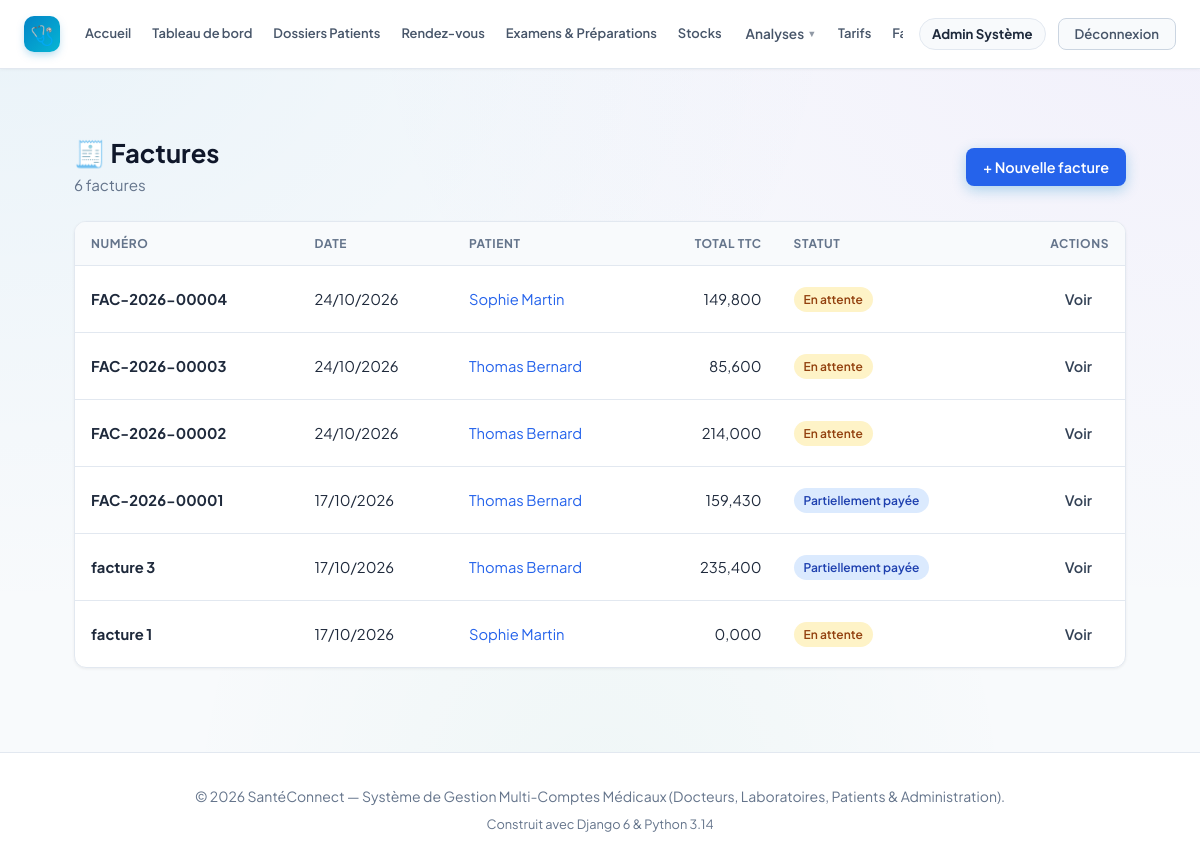
The page /billing/factures/ (signed in) on the database as committed earlier.
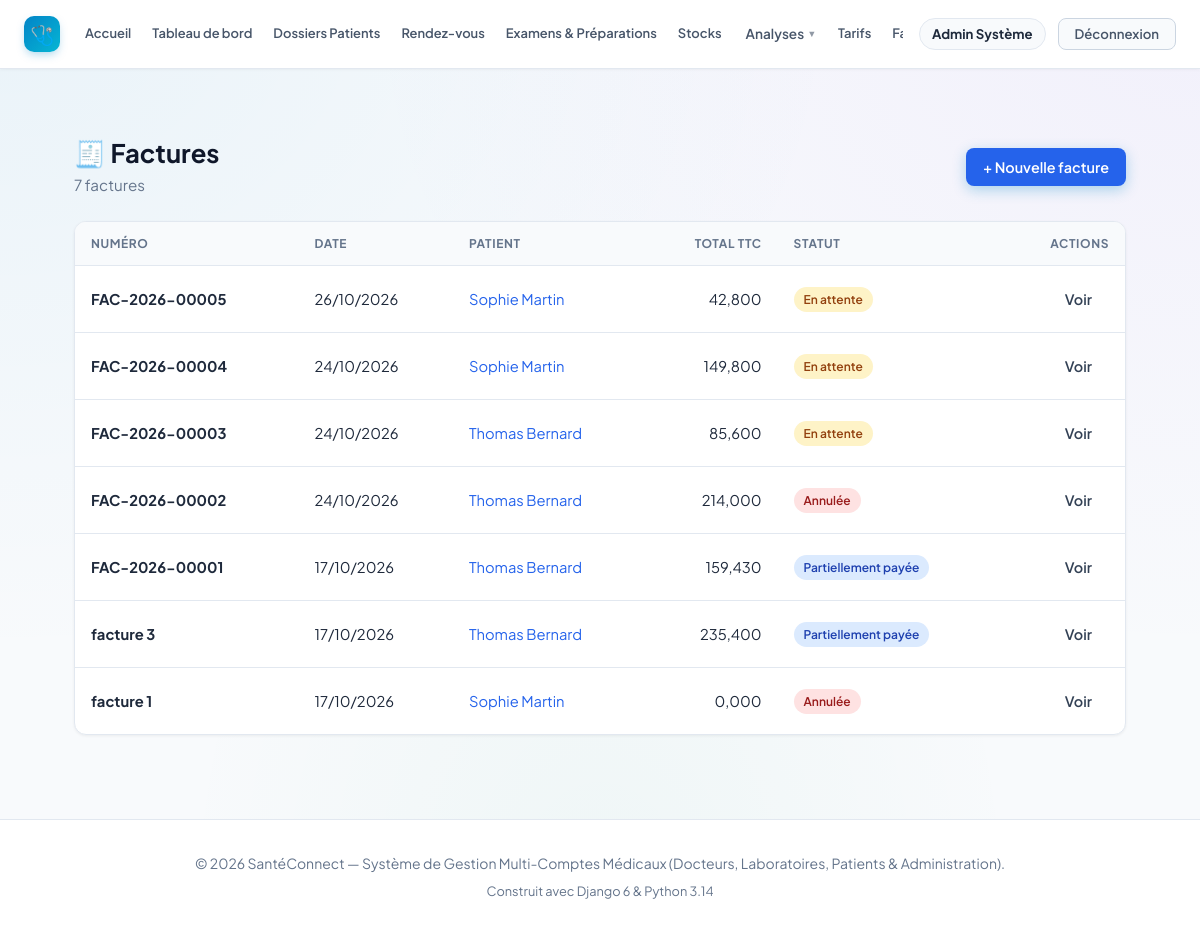
The same page on the database as committed later.
### billing/models.py (models this page shows, shortened)
class Facture(models.Model):
    class Statut(models.TextChoices):
        EN_ATTENTE = 'EN_ATTENTE', 'En attente'
        PARTIELLE = 'PARTIELLE', 'Partiellement payée'
        PAYEE = 'PAYEE', 'Payée'
        ANNULEE = 'ANNULEE', 'Annulée'
    numero = models.CharField("Numéro", max_length=20, unique=True, blank=True)
    patient = models.ForeignKey(settings.AUTH_USER_MODEL, on_delete=models.PROTECT,
                                related_name='factures_patient',
                                limit_choices_to={'role': 'PATIENT'})
    medecin = models.ForeignKey(settings.AUTH_USER_MODEL, on_delete=models.PROTECT,
                                related_name='factures_medecin', null=True, blank=True,
                                limit_choices_to={'role': 'DOCTEUR'})
    date_emission = models.DateField("Date d'émission", auto_now_add=True)
    statut = models.CharField("Statut", max_length=20,
                              choices=Statut.choices, default=Statut.EN_ATTENTE)
    remise = models.DecimalField("Remise", max_digits=12, decimal_places=3, default=0)
    tva = models.DecimalField("TVA (%)", max_digits=5, decimal_places=2, default=0)
    class Meta:
        ordering = ['-date_emission', '-id']
    @property
    def sous_total(self):
        return sum((l.total for l in self.lignes.all()), Decimal('0'))
    @property
    def total_ht(self):
        return max(self.sous_total - self.remise, Decimal('0'))
    @property
    def montant_tva(self):
        return (self.total_ht * self.tva / Decimal('100')).quantize(Decimal('0.001'))
    @property
    def total_ttc(self):
        return self.total_ht + self.montant_tva

class LigneFacture(models.Model):
    facture = models.ForeignKey(Facture, on_delete=models.CASCADE, related_name='lignes')
    tarif = models.ForeignKey(Tarif, on_delete=models.SET_NULL, null=True, blank=True)
    description = models.CharField("Description", max_length=200)
    reference = models.CharField("Référence", max_length=50, blank=True)
    quantite = models.PositiveIntegerField("Quantité", default=1)
    prix_unitaire = models.DecimalField("Prix unitaire", max_digits=12, decimal_places=3)
    @property
    def total(self):
        return self.quantite * self.prix_unitaire

### accounts/models.py (models this page shows, shortened)
class User(AbstractUser):
    class Role(models.TextChoices):
        ADMIN = 'ADMIN', 'Administrateur'
        DOCTEUR = 'DOCTEUR', 'Médecin'
        LABORATOIRE = 'LABORATOIRE', 'Laborantin'
        PATIENT = 'PATIENT', 'Patient'
    role = models.CharField(
        max_length=20,
        choices=Role.choices,
        default=Role.PATIENT,
        verbose_name="Rôle utilisateur"
    )
    phone = models.CharField(max_length=25, blank=True, null=True, verbose_name="Téléphone")
    address = models.CharField(max_length=255, blank=True, null=True, verbose_name="Adresse")
    city = models.CharField(max_length=100, blank=True, null=True, verbose_name="Ville")
    is_verified = models.BooleanField(
        default=False,
        verbose_name="Compte certifié / validé",
        help_text="Coché par l'administrateur pour valider l'activité d'un docteur ou laboratoire."
    )
    objects = CustomUserManager()
    class Meta:
        verbose_name = "Utilisateur"
        verbose_name_plural = "Tous les Utilisateurs"
    @property
    def is_laboratory(self):
        return self.role == self.Role.LABORATOIRE
    @property
    def is_patient(self):
        return self.role == self.Role.PATIENT
    @property
    def is_admin_user(self):
        return self.role == self.Role.ADMIN or self.is_superuser

### billing/views.py (the view)
# urls.py: path('factures/', views.facture_list, name='facture_list'),
@billing_access_required
def facture_list(request):
    factures = factures_visibles(request.user)
    return render(request, 'billing/facture_list.html', {'factures': factures})

### billing/permissions.py (called while the page is built)
def role_required(test):
    def decorator(view):
        @wraps(view)
        def wrapper(request, *args, **kwargs):
            if not request.user.is_authenticated:
                return redirect_to_login(request.get_full_path())
            if not test(request.user):
                raise PermissionDenied
            return view(request, *args, **kwargs)
        return wrapper
    return decorator

def _is_billing_staff(u):
    return u.is_admin_user or (u.is_doctor and u.is_verified)

def _can_see_billing(u):
    return _is_billing_staff(u) or u.is_patient

def factures_visibles(user):
    from .models import Facture
    qs = Facture.objects.select_related('patient', 'medecin')
    if user.is_admin_user:
        return qs
    if user.is_doctor and user.is_verified:
        return qs.filter(medecin=user)
    if user.is_patient:
        return qs.filter(patient=user)
    return qs.none()

### billing/templates/billing/facture_list.html (shortened to what this page needs)
{% extends 'base.html' %}
{% load static %}
{% block content %}
<link rel="stylesheet" href="{% static 'billing/billing.css' %}">
<div class="container billing-page">
    <div class="page-header">
        <div>
            <h1>🧾 Factures</h1>
            <p>{{ factures|length }} facture{{ factures|length|pluralize }}</p>
        </div>
        {% if user.is_admin_user or user.is_doctor %}
<a href="{% url 'facture_create' %}" class="btn btn-primary">+ Nouvelle facture</a>
        {% endif %}
    </div>
    <div class="card">
        <div class="table-wrap">
            <table>
                <thead>
                    <tr>
                        <th>Numéro</th><th>Date</th><th>Patient</th>
                        <th class="text-right">Total TTC</th><th>Statut</th>
                        <th class="text-right">Actions</th>
                    </tr>
                </thead>
                <tbody>
                    {% for f in factures %}
                    <tr>
                        <td><strong>{{ f.numero }}</strong></td>
                        <td>{{ f.date_emission|date:"d/m/Y" }}</td>
                        <td>{% if user.is_admin_user or user.is_doctor %}<a href="{% url 'patient_historique' f.patient.pk %}">{{ f.patient.get_full_name|default:f.patient.username }}</a>{% else %}{{ f.patient.get_full_name|default:f.patient.username }}{% endif %}</td>
                        <td class="text-right">{{ f.total_ttc|floatformat:3 }}</td>
                        <td><span class="badge badge-{{ f.statut|lower }}">{{ f.get_statut_display }}</span></td>
                        <td><div class="actions">
                            <a href="{% url 'facture_detail' f.pk %}" class="btn btn-light btn-sm">Voir</a>
                        </div></td>
                    </tr>
                    {% empty %}
                    <tr><td colspan="6" class="empty">Aucune facture pour le moment.</td></tr>
                    {% endfor %}
                </tbody>
            </table>
        </div>
    </div>
</div>
{% endblock %}

Rows that differ between the two databases and show on the page:
added Facture: numero "FAC-2026-00005", date_emission "26/10/2026", patient.get_full_name "Sophie Martin", total_ttc "42,800", statut "En attente"
changed Facture "FAC-2026-00002": statut "En attente" → "Annulée"
changed Facture "facture 1": statut "En attente" → "Annulée"
Other text that changed with them:
{{ factures|length }}: "6" → "7"
